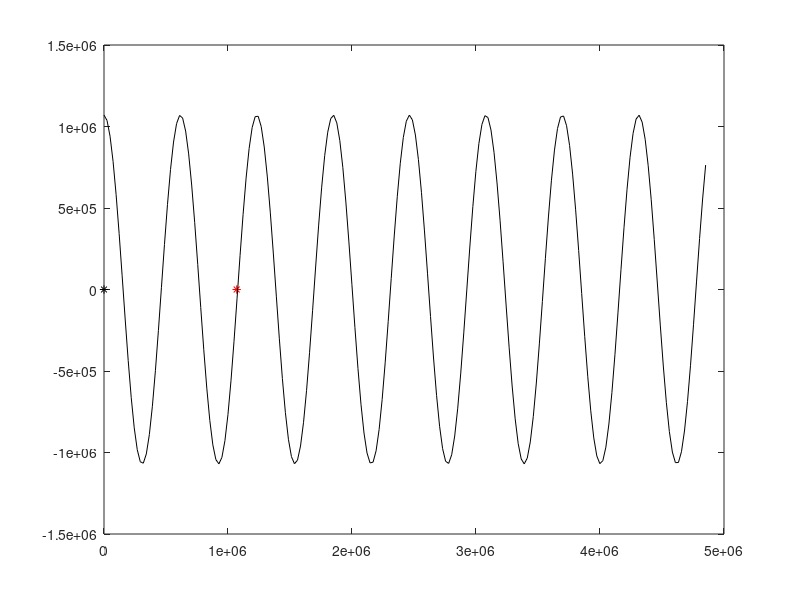
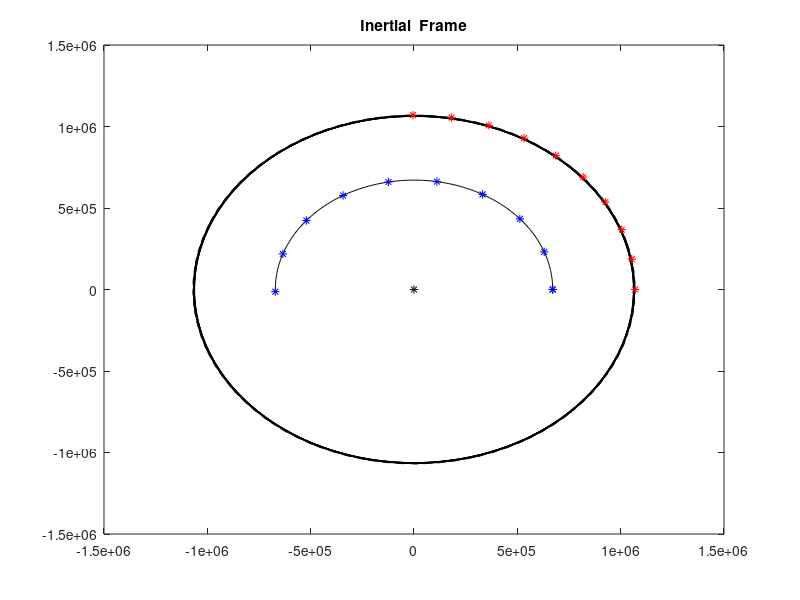
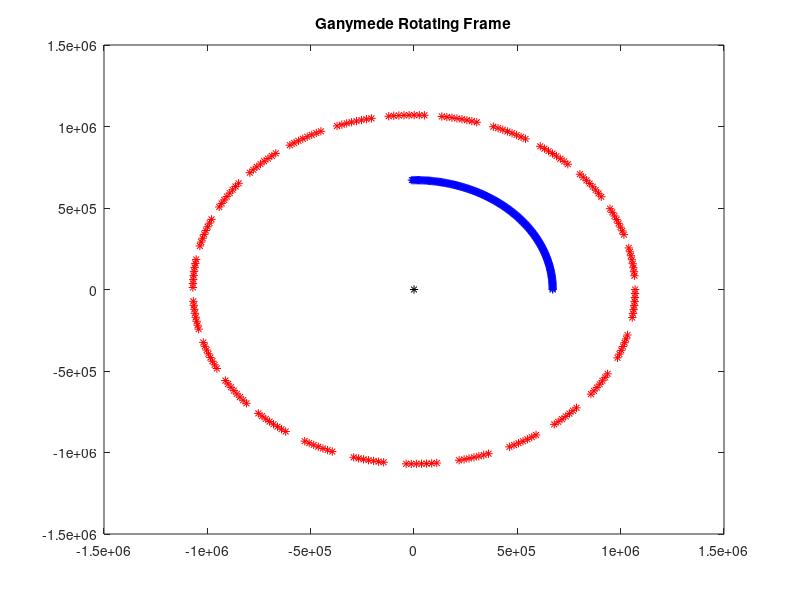
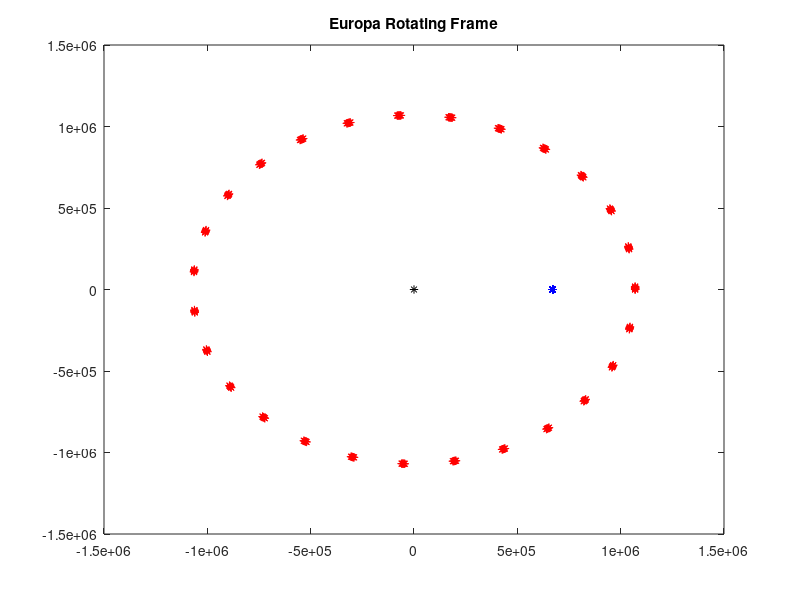

The MATLAB source for these figures, in order:
function cordinate
%cordinate transformation of ganymede, ganymede rotating frame to 
%inertial frame and back to ganymede rotating frame and to europa rotating
%frame.In ganymede frame, ganymede is fixed, so it is a point.in inertial 
%frame will give an anticlkwise circle. back to ganymede frame will give 
%back the single point. in europa frame it gives a clockwse rotating circle
%(half times exactly opposite to inertial frame as angular velocity of 
%europa is twice that of ganymede).that is ,in inertial frame let angular velocities
%be Wei and Wgi. so Wei=2*Wgi. in ganymede frame angular velocity of europa Weg=.5*Wei as ganymede is 
%already rotating forward at its angular velocity(half that of ganymede).in europa frame angular velocity of ganymede Wge=-1*Wgi as europa is 
%already rotating forward  at its angular velocity(twice that of ganymede). similarly europa is transformed
rg=1.070e6;
wg=1.02e-5;
re=6.711e5;
we=2.047e-5;
Tg=7.15*24*60*60;
Te=3.55*24*60*60;

%ganymede to inertial
plot(0,0,'k*');
hold on;
Pg=[rg;0];
plot(Pg(1),Pg(2),'r*');
%inertial frame
numSteps=200;
tr=linspace(0,5,numSteps)';
t=(Tg/2*pi)*tr;
for i=1:200
theetag(i,1)=(wg*t(i));
TG2I=[cos(theetag(i)) -sin(theetag(i));sin(theetag(i)) cos(theetag(i))];
Pgi(i,:)=TG2I*Pg;
end
%figure
o1=Pgi
%m=Pig
plot(t(:,1),Pgi(:,1),'k');
figure
plot(Pgi(:,1),Pgi(:,2),'k');
hold on;
numSteps=10;
t=linspace(0,Tg/4,numSteps)';
for i=1:10
theetag(i,1)=(wg*t(i));
TG2I=[cos(theetag(i)) -sin(theetag(i));sin(theetag(i)) cos(theetag(i))];
Pgi1(i,:)=TG2I*Pg;
end
%figure
o=Pgi1;
plot(Pgi1(:,1),Pgi1(:,2),'r*');



%Europa to inertial
plot(0,0,'k*');
hold on;
Pe=[re;0];
plot(Pe(1),Pe(2),'b*');
%inertial frame
numSteps=200;
t=linspace(0,Tg/4,numSteps)';
for i=1:200
theetae(i,1)=(we*t(i));
TE2I=[cos(theetae(i)) -sin(theetae(i));sin(theetae(i)) cos(theetae(i))];
Pei(i,:)=TE2I*Pe;
end
%figure
o2=Pei
plot(Pei(:,1),Pei(:,2),'k');
numSteps=10;
T=3.55*24*60*60;
t=linspace(0,Tg/4,numSteps)';
for i=1:10
theetae(i,1)=(we*t(i));
TE2I=[cos(theetae(i)) -sin(theetae(i));sin(theetae(i)) cos(theetae(i))];
Pei1(i,:)=TE2I*Pe;
end
%figure
o=Pei1;
plot(Pei1(:,1),Pei1(:,2),'b*');
title('Inertial  Frame');



%inertial ganymede to Ganymede rotating frame
numSteps=200;
t=linspace(0,Tg/4,numSteps)';
for i=1:200
theetag(i,1)=(wg*t(i));
c=Pgi(i,:)';
TI2G=[cos(theetag(i)) sin(theetag(i));-sin(theetag(i)) cos(theetag(i))];
Pgg(i,:)=TI2G*c;
end
o3=Pgg

%plot(Pig(:,1),Pig(:,2),'r');


%inertial Ganymede to Europa rotating frame
numSteps=200;
t=linspace(0,Tg/4,numSteps)';
for i=1:200
theetag(i,1)=(we*t(i));
%TG2I=[cos(theetag(i)) -sin(theetag(i));sin(theetag(i)) cos(theetag(i))];
%Pgi(i,:)=TG2I*Pg;
c=Pgi(i,:)';
TI2E=[cos(theetag(i)) sin(theetag(i));-sin(theetag(i)) cos(theetag(i))];
Pge(i,:)=TI2E*c;
end
o4=Pge



%inertial Europa to Europa rotating frame
numSteps=200;
t=linspace(0,Tg/4,numSteps)';
for i=1:200
theetae(i,1)=(we*t(i));
%TG2I=[cos(theetag(i)) -sin(theetag(i));sin(theetag(i)) cos(theetag(i))];
%Pgi(i,:)=TG2I*Pg;
c=Pei(i,:)';
TI2E=[cos(theetae(i)) sin(theetae(i));-sin(theetae(i)) cos(theetae(i))];
Pee(i,:)=TI2E*c;
end
o5=Pee
%figure
%plot(Pig(:,1),Pig(:,2),'r');

%inertial Europa to Ganymede rotating frame
numSteps=200;
t=linspace(0,Tg/4,numSteps)';
for i=1:200
theetae(i,1)=(wg*t(i));
%TG2I=[cos(theetag(i)) -sin(theetag(i));sin(theetag(i)) cos(theetag(i))];
%Pgi(i,:)=TG2I*Pg;
c=Pei(i,:)';
TI2G=[cos(theetae(i)) sin(theetae(i));-sin(theetae(i)) cos(theetae(i))];
Peg(i,:)=TI2G*c;
end
o6=Peg


figure
plot(0,0,'k*');
hold on;
plot(Pgg(:,1),Pgg(:,2),'r*');
hold on
plot(Peg(:,1),Peg(:,2),'b*');
title('Ganymede Rotating Frame');

figure
plot(0,0,'k*');
hold on;
plot(Pge(:,1),Pge(:,2),'r*');
hold on
plot(Pee(:,1),Pee(:,2),'b*');
plot(Pg(1),Pg(2),'r*');
title('Europa Rotating Frame');